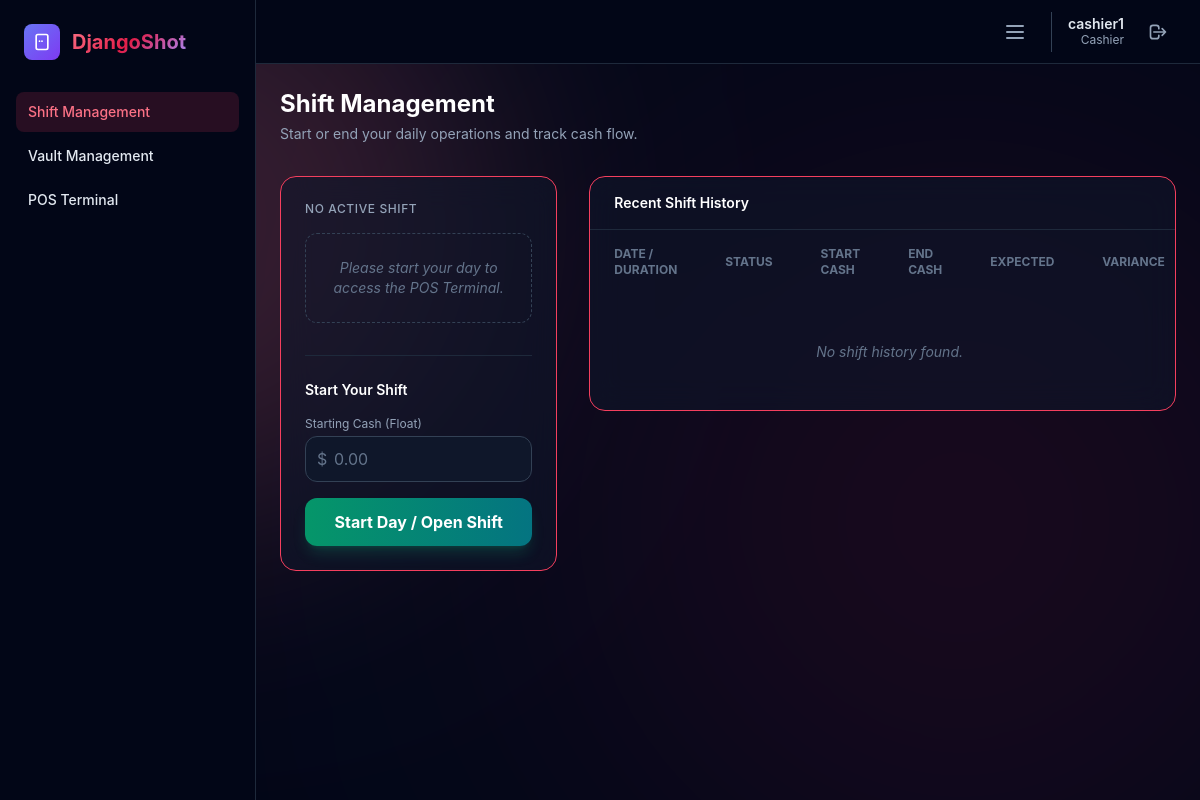
Page /pos/shift/manage/ (signed in) on the earlier database version.
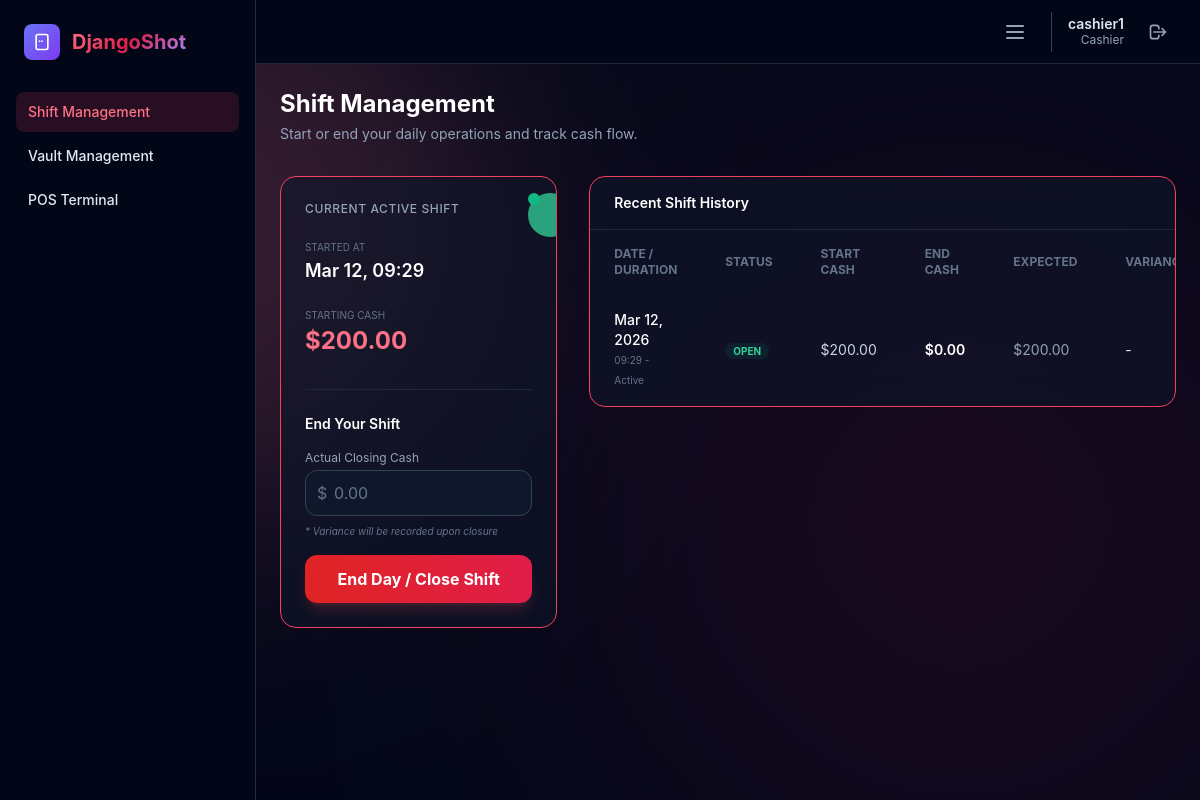
Same page on the later database version.
### core/models.py (models this page shows)
class User(AbstractUser):
    ROLE_CHOICES = [
        ('admin', 'Admin'),
        ('manager', 'Manager'),
        ('cashier', 'Cashier'),
        ('accounting', 'Accounting'),
    ]
    THEME_CHOICES = [
        ('dawn', 'Dawn (Light)'),
        ('dusk', 'Dusk (Dark)'),
        ('midnight', 'Midnight (AMOLED)'),
    ]
    role = models.CharField(max_length=20, choices=ROLE_CHOICES, default='cashier')
    theme_preference = models.CharField(max_length=20, choices=THEME_CHOICES, default='dusk')
    branch = models.ForeignKey(Branch, on_delete=models.SET_NULL, null=True, blank=True, related_name='users')
    is_active_account = models.BooleanField(default=True) # Django User already has is_active, but keeping custom just in case
    def is_admin(self):
        return self.role == 'admin'
    def is_manager(self):
        return self.role in ('admin', 'manager')
    def is_accounting(self):
        return self.role == 'accounting'

### sales/models.py (models this page shows, shortened)
class Shift(models.Model):
    STATUS_CHOICES = [
        ('open', 'Open'),
        ('closed', 'Closed'),
    ]
    start_time = models.DateTimeField(auto_now_add=True)
    end_time = models.DateTimeField(null=True, blank=True)
    starting_cash = models.FloatField(default=0.0)
    expected_cash = models.FloatField(default=0.0)
    actual_cash = models.FloatField(null=True, blank=True, default=0.0)
    status = models.CharField(max_length=20, choices=STATUS_CHOICES, default='open')
    branch = models.ForeignKey(Branch, on_delete=models.CASCADE, related_name='shifts')
    user = models.ForeignKey(settings.AUTH_USER_MODEL, on_delete=models.CASCADE, related_name='shifts')
    @property
    def closing_cash(self):
        return self.actual_cash

### sales/views.py (the view)
# urls.py: path('shift/manage/', views.shift_manage, name='shift_manage'),
@login_required
@role_required(['cashier'])
def shift_manage(request):
    branch = resolve_branch(request.user)
    current_shift = get_active_shift(request.user)
    past_shifts = Shift.objects.filter(branch=branch).order_by('-start_time')[:20]
    return render(request, 'reports/shift_manage.html', {
        'current_shift': current_shift,
        'past_shifts': past_shifts,
    })

### templates/reports/shift_manage.html (shortened to what this page needs)
{% extends "base.html" %}
{% block content %}
<div class="mb-8">
    <h1 class="text-2xl font-bold text-white">Shift Management</h1>
    <p class="text-sm text-gray-400 mt-1">Start or end your daily operations and track cash flow.</p>
</div>
<div class="grid grid-cols-1 lg:grid-cols-3 gap-8">
    <div class="lg:col-span-1 space-y-6">
        <div class="glass-card rounded-2xl p-6 relative overflow-hidden">
            {% if current_shift %}
            <div class="absolute top-0 right-0 p-4">
                <span class="flex h-3 w-3">
                    <span class="animate-ping absolute inline-flex h-full w-full rounded-full bg-emerald-400 opacity-75"></span>
                    <span class="relative inline-flex rounded-full h-3 w-3 bg-emerald-500"></span>
                </span>
            </div>
            <h2 class="text-xs font-medium text-gray-400 uppercase tracking-wider mb-4">Current Active Shift</h2>
            <div class="space-y-4">
                <div>
                    <span class="text-[10px] text-gray-500 uppercase">Started At</span>
                    <p class="text-lg font-semibold text-white">{{ current_shift.start_time|date:"M d, H:i" }}</p>
                </div>
                <div>
                    <span class="text-[10px] text-gray-500 uppercase">Starting Cash</span>
                    <p class="text-2xl font-bold text-primary-400">${{ current_shift.starting_cash|stringformat:".2f" }}</p>
                </div>
            </div>
            <div class="mt-8 pt-6 border-t border-gray-800">
                <h3 class="text-sm font-semibold text-white mb-4">End Your Shift</h3>
                <form action="{% url 'sales:shift_end' %}" method="POST" class="space-y-4">
                    <div>
                        <label class="block text-xs text-gray-400 mb-1">Actual Closing Cash</label>
                        <div class="relative">
                            <span class="absolute left-3 top-1/2 -translate-y-1/2 text-gray-500">$</span>
                            <input type="number" name="amount" step="0.01" min="0" required
                                class="w-full pl-7 pr-4 py-2.5 rounded-xl bg-surface-800 border border-gray-700 text-white focus:ring-2 focus:ring-primary-500 transition-all outline-none"
                                placeholder="0.00">
                        </div>
                        <p class="text-[10px] text-gray-500 mt-2 italic">* Variance will be recorded upon closure</p>
                    </div>
                    <button type="submit"
                        class="w-full py-3 rounded-xl bg-gradient-to-r from-red-600 to-rose-600 hover:from-red-500 hover:to-rose-500 text-white font-bold shadow-lg shadow-red-500/20 transition-all">
                        End Day / Close Shift
                    </button>
                </form>
            </div>
            {% else %}
            <h2 class="text-xs font-medium text-gray-400 uppercase tracking-wider mb-4">No Active Shift</h2>
            <div class="p-6 rounded-xl bg-surface-800/50 border border-dashed border-gray-700 text-center">
                <p class="text-sm text-gray-500 italic">Please start your day to access the POS Terminal.</p>
            </div>
            <div class="mt-8 pt-6 border-t border-gray-800">
                <h3 class="text-sm font-semibold text-white mb-4">Start Your Shift</h3>
                <form action="{% url 'sales:shift_start' %}" method="POST" class="space-y-4">
                    <div>
                        <label class="block text-xs text-gray-400 mb-1">Starting Cash (Float)</label>
                        <div class="relative">
                            <span class="absolute left-3 top-1/2 -translate-y-1/2 text-gray-500">$</span>
                            <input type="number" name="amount" step="0.01" min="0" required
                                class="w-full pl-7 pr-4 py-2.5 rounded-xl bg-surface-800 border border-gray-700 text-white focus:ring-2 focus:ring-primary-500 transition-all outline-none"
                                placeholder="0.00">
                        </div>
                    </div>
                    <button type="submit"
                        class="w-full py-3 rounded-xl bg-gradient-to-r from-emerald-600 to-teal-600 hover:from-emerald-500 hover:to-teal-500 text-white font-bold shadow-lg shadow-emerald-500/20 transition-all">
                        Start Day / Open Shift
                    </button>
                </form>
            </div>
            {% endif %}
        </div>
    </div>
    <div class="lg:col-span-2">
        <div class="glass-card rounded-2xl overflow-hidden">
            <div class="px-6 py-4 border-b border-gray-800 flex items-center justify-between bg-surface-800/20">
                <h2 class="text-sm font-semibold text-white">Recent Shift History</h2>
            </div>
            <div class="overflow-x-auto">
                <table class="w-full text-sm text-left">
                    <thead class="text-xs uppercase text-gray-500 bg-surface-800/50">
                        <tr>
                            <th class="px-6 py-4">Date / Duration</th>
                            <th class="px-6 py-4">Status</th>
                            <th class="px-6 py-4">Start Cash</th>
                            <th class="px-6 py-4">End Cash</th>
                            <th class="px-6 py-4">Expected</th>
                            <th class="px-6 py-4">Variance</th>
                        </tr>
                    </thead>
                    <tbody class="divide-y divide-gray-800">
                        {% for shift in past_shifts %}
                        <tr class="hover:bg-white/[0.02] transition-colors">
                            <td class="px-6 py-4">
                                <div class="text-white font-medium">{{ shift.start_time|date:"M d, Y" }}</div>
                                <div class="text-[10px] text-gray-500">{{ shift.start_time|date:"H:i" }} - {{ shift.end_time|date:"H:i"|default:"Active" }}</div>
                            </td>
                            <td class="px-6 py-4">
                                <span class="px-2 py-0.5 rounded-full text-[10px] uppercase font-bold
                                    {% if shift.status == 'open' %}bg-emerald-500/10 text-emerald-400{% else %}bg-gray-500/10 text-gray-400{% endif %}">
                                    {{ shift.status }}
                                </span>
                            </td>
                            <td class="px-6 py-4 text-gray-300">${{ shift.starting_cash|stringformat:".2f" }}</td>
                            <td class="px-6 py-4 text-white font-semibold">
                                {% if shift.closing_cash != None %}
                                    ${{ shift.closing_cash|stringformat:".2f" }}
                                {% else %}
                                    -
                                {% endif %}
                            </td>
                            <td class="px-6 py-4 text-gray-400">${{ shift.expected_cash|stringformat:".2f" }}</td>
                            <td class="px-6 py-4">
                                {% if shift.status == 'closed' %}
                                    <span class="font-bold {% if shift.variance < 0 %}text-red-400{% elif shift.variance > 0 %}text-emerald-400{% else %}text-gray-400{% endif %}">
                                        {% if shift.variance == 0 %}
                                            Balanced
                                        {% else %}
                                            {% if shift.variance > 0 %}+{% endif %}${{ shift.variance|stringformat:".2f" }}
                                        {% endif %}
                                    </span>
                                {% else %}
                                    -
                                {% endif %}
                            </td>
                        </tr>
                        {% empty %}
                        <tr>
                            <td colspan="6" class="px-6 py-12 text-center text-gray-500 italic">No shift history found.</td>
                        </tr>
                        {% endfor %}
                    </tbody>
                </table>
            </div>
        </div>
    </div>
</div>
{% endblock %}

### templates/base.html (shortened to what this page needs)
{% load static %}
<!DOCTYPE html>
<html lang="en" class="dark" data-theme="{{ current_theme|default:'dusk' }}" data-role="{{ user_role|default:'guest' }}">
<head>
    <link rel="stylesheet" href="{% static 'css/output.css' %}">
    <link rel="stylesheet" href="https://cdnjs.cloudflare.com/ajax/libs/font-awesome/6.4.0/css/all.min.css">
</head>
<body class="bg-surface-900 text-gray-200 min-h-screen relative overflow-x-hidden transition-colors duration-500">
    <div class="fixed bottom-[-10%] right-[-10%] w-[60vw] h-[60vw] rounded-full blur-[140px] mix-blend-screen opacity-10 pointer-events-none transition-colors duration-1000" style="background-color: var(--bg-puddle-2);"></div>
    {% if user.is_authenticated %}
    <div class="flex min-h-screen relative z-10">
        <aside id="sidebar" class="fixed top-0 left-0 z-[100] w-64 h-screen transition-transform -translate-x-full sm:translate-x-0">
            <div class="h-full px-4 py-6 overflow-y-auto bg-surface-900 border-r border-gray-800">
                <a href="/" class="flex items-center mb-8 px-2">
                    <div class="w-9 h-9 rounded-lg bg-gradient-to-br from-indigo-500 to-purple-600 flex items-center justify-center mr-3">
                        <svg class="w-5 h-5 text-white" fill="none" stroke="currentColor" viewBox="0 0 24 24">
                            <path stroke-linecap="round" stroke-linejoin="round" stroke-width="2" d="M12 11h.01M9 11h.01M7 21h10a2 2 0 002-2V5a2 2 0 00-2-2H7a2 2 0 00-2 2v14a2 2 0 002 2z"></path>
                        </svg>
                    </div>
                    <span class="text-xl font-bold gradient-text">DjangoShot</span>
                </a>
                <nav class="space-y-1">
                    {% if user.role == 'cashier' %}
                    <a href="{% url 'sales:shift_manage' %}" class="sidebar-link flex items-center px-3 py-2.5 rounded-lg text-sm font-medium">
                        Shift Management
                    </a>
                    {% endif %}
                    {% if user.role == 'cashier' or user.is_admin %}
                    <a href="{% url 'sales:vault_manage' %}" class="sidebar-link flex items-center px-3 py-2.5 rounded-lg text-sm font-medium text-emerald-500 hover:text-emerald-400">
                        Vault Management
                    </a>
                    {% endif %}
                    {% if user.role|lower == 'cashier' %}
                    <a href="{% url 'sales:terminal' %}" class="sidebar-link flex items-center px-3 py-2.5 rounded-lg text-sm font-medium">
                        POS Terminal
                    </a>
                    {% endif %}
                </nav>
            </div>
        </aside>
        <div class="flex-1 sm:ml-64 flex flex-col">
            <header class="w-full h-16 bg-surface-900 border-b border-gray-800 flex items-center justify-end px-4 sm:px-6 sticky top-0 z-[90]">
                <div class="flex items-center space-x-4">
                    <div class="relative flex items-center pr-4 border-r border-gray-700">
                        <button id="bbqMenuButton" data-dropdown-toggle="bbqMenuDropdown" class="p-2 rounded-lg text-gray-400 hover:bg-gray-800 hover:text-white transition-colors" title="Settings Menu">
                            <svg class="w-6 h-6" fill="none" stroke="currentColor" viewBox="0 0 24 24"><path stroke-linecap="round" stroke-linejoin="round" stroke-width="2" d="M4 6h16M4 12h16M4 18h16"></path></svg>
                        </button>
                    </div>
                    <div class="text-right hidden sm:block">
                        <p class="text-sm font-semibold text-gray-200 leading-tight">{{ user.username }}</p>
                        <p class="text-xs text-gray-400 capitalize">{{ user.role }}</p>
                    </div>
                    <form action="{% url 'core:logout' %}" method="post" class="m-0 flex items-center">
                        <button type="submit" class="p-2 flex items-center justify-center rounded-lg hover:bg-red-500/20 text-gray-400 hover:text-red-400 transition-colors" title="Logout">
                            <svg class="w-5 h-5" fill="none" stroke="currentColor" viewBox="0 0 24 24">
                                <path stroke-linecap="round" stroke-linejoin="round" stroke-width="2" d="M17 16l4-4m0 0l-4-4m4 4H7m6 4v1a3 3 0 01-3 3H6a3 3 0 01-3-3V7a3 3 0 013-3h4a3 3 0 013 3v1"></path>
                            </svg>
                        </button>
                    </form>
                </div>
            </header>
            <main class="relative p-4 md:p-6 fade-in flex-1">
                {% block content %}{% endblock %}
            </main>
        </div>
    </div>
    {% else %}
    <main class="relative z-10">
        {% block content_unauth %}{% endblock %}
    </main>
    {% endif %}
</body>
</html>

Differences in the rows shown:
added Shift: start_time "Mar 12, 09:29", starting_cash "200.00", start_time "Mar 12, 2026", start_time "09:29", end_time "Active", status "OPEN", closing_cash "0.00", expected_cash "200.00"
Other differences:
text no longer shown: "NO ACTIVE SHIFT Please start your day to access the POS Terminal. Start Your Shift Starting Cash (Float) Start Day / Open Shift No shift history found."
text now shown: "CURRENT ACTIVE SHIFT STARTED AT STARTING CASH End Your Shift Actual Closing Cash * Variance will be recorded upon closure End Day / Close Shift"
